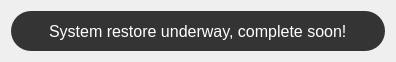
<?xml version="1.0" encoding="UTF-8"?>
<ui version="4.0">
 <class>ToastDialog</class>
 <widget class="QDialog" name="ToastDialog">
  <property name="geometry">
   <rect>
    <x>0</x>
    <y>0</y>
    <width>396</width>
    <height>59</height>
   </rect>
  </property>
  <property name="windowTitle">
   <string>Yantool</string>
  </property>
  <layout class="QHBoxLayout" name="horizontalLayout_2">
   <item>
    <widget class="QWidget" name="widget" native="true">
     <property name="minimumSize">
      <size>
       <width>280</width>
       <height>40</height>
      </size>
     </property>
     <property name="maximumSize">
      <size>
       <width>16777215</width>
       <height>40</height>
      </size>
     </property>
     <property name="styleSheet">
      <string notr="true">background-color: rgba(0, 0, 0,200);
border-radius: 20px;
color:white;</string>
     </property>
     <layout class="QHBoxLayout" name="horizontalLayout">
      <item>
       <spacer name="horizontalSpacer">
        <property name="orientation">
         <enum>Qt::Horizontal</enum>
        </property>
        <property name="sizeHint" stdset="0">
         <size>
          <width>71</width>
          <height>20</height>
         </size>
        </property>
       </spacer>
      </item>
      <item>
       <widget class="QLabel" name="label">
        <property name="font">
         <font>
          <pointsize>12</pointsize>
         </font>
        </property>
        <property name="styleSheet">
         <string notr="true">QLabel#label {background-color: transparent;}</string>
        </property>
        <property name="text">
         <string>System restore underway, complete soon!</string>
        </property>
       </widget>
      </item>
      <item>
       <spacer name="horizontalSpacer_2">
        <property name="orientation">
         <enum>Qt::Horizontal</enum>
        </property>
        <property name="sizeHint" stdset="0">
         <size>
          <width>71</width>
          <height>20</height>
         </size>
        </property>
       </spacer>
      </item>
     </layout>
    </widget>
   </item>
  </layout>
 </widget>
 <resources/>
 <connections/>
</ui>
